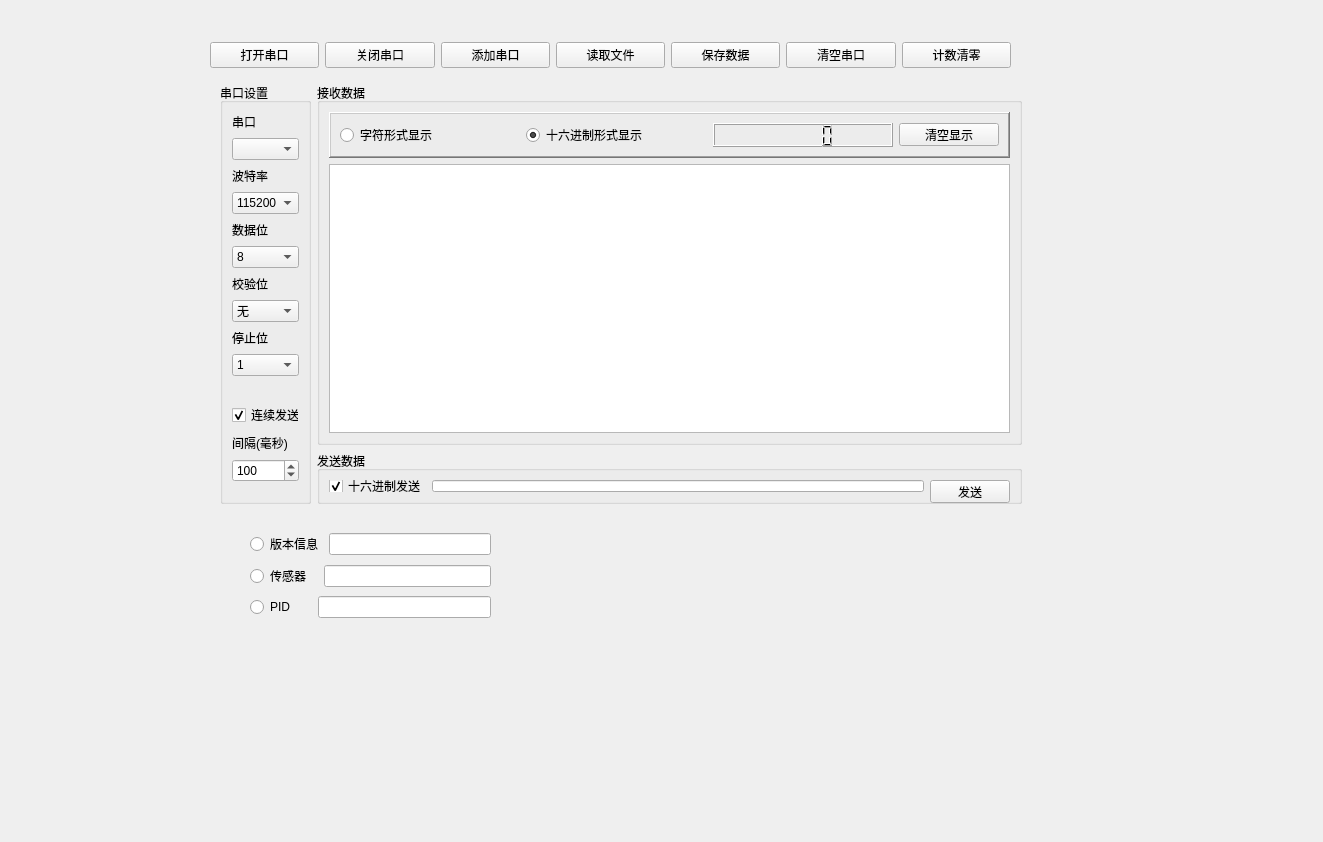
<?xml version="1.0" encoding="UTF-8"?>
<ui version="4.0">
 <class>SerialSet</class>
 <widget class="QWidget" name="SerialSet">
  <property name="geometry">
   <rect>
    <x>0</x>
    <y>0</y>
    <width>1323</width>
    <height>842</height>
   </rect>
  </property>
  <property name="windowTitle">
   <string>Form</string>
  </property>
  <widget class="QGroupBox" name="groupBox">
   <property name="geometry">
    <rect>
     <x>220</x>
     <y>83</y>
     <width>91</width>
     <height>421</height>
    </rect>
   </property>
   <property name="styleSheet">
    <string notr="true"/>
   </property>
   <property name="title">
    <string>串口设置</string>
   </property>
   <property name="flat">
    <bool>false</bool>
   </property>
   <layout class="QVBoxLayout" name="verticalLayout">
    <item>
     <widget class="QLabel" name="label">
      <property name="sizePolicy">
       <sizepolicy hsizetype="Preferred" vsizetype="Fixed">
        <horstretch>0</horstretch>
        <verstretch>0</verstretch>
       </sizepolicy>
      </property>
      <property name="text">
       <string>串口</string>
      </property>
     </widget>
    </item>
    <item>
     <widget class="QComboBox" name="portNameComboBox"/>
    </item>
    <item>
     <widget class="QLabel" name="label_2">
      <property name="sizePolicy">
       <sizepolicy hsizetype="Preferred" vsizetype="Fixed">
        <horstretch>0</horstretch>
        <verstretch>0</verstretch>
       </sizepolicy>
      </property>
      <property name="text">
       <string>波特率</string>
      </property>
     </widget>
    </item>
    <item>
     <widget class="QComboBox" name="baudRateComboBox">
      <property name="currentIndex">
       <number>0</number>
      </property>
      <item>
       <property name="text">
        <string>115200</string>
       </property>
      </item>
      <item>
       <property name="text">
        <string>56000</string>
       </property>
      </item>
      <item>
       <property name="text">
        <string>57600</string>
       </property>
      </item>
      <item>
       <property name="text">
        <string>76800</string>
       </property>
      </item>
      <item>
       <property name="text">
        <string>128000</string>
       </property>
      </item>
      <item>
       <property name="text">
        <string>256000</string>
       </property>
      </item>
     </widget>
    </item>
    <item>
     <widget class="QLabel" name="label_3">
      <property name="sizePolicy">
       <sizepolicy hsizetype="Preferred" vsizetype="Fixed">
        <horstretch>0</horstretch>
        <verstretch>0</verstretch>
       </sizepolicy>
      </property>
      <property name="text">
       <string>数据位</string>
      </property>
     </widget>
    </item>
    <item>
     <widget class="QComboBox" name="dataBitsComboBox">
      <property name="currentIndex">
       <number>3</number>
      </property>
      <item>
       <property name="text">
        <string>5</string>
       </property>
      </item>
      <item>
       <property name="text">
        <string>6</string>
       </property>
      </item>
      <item>
       <property name="text">
        <string>7</string>
       </property>
      </item>
      <item>
       <property name="text">
        <string>8</string>
       </property>
      </item>
     </widget>
    </item>
    <item>
     <widget class="QLabel" name="label_4">
      <property name="sizePolicy">
       <sizepolicy hsizetype="Preferred" vsizetype="Fixed">
        <horstretch>0</horstretch>
        <verstretch>0</verstretch>
       </sizepolicy>
      </property>
      <property name="text">
       <string>校验位</string>
      </property>
     </widget>
    </item>
    <item>
     <widget class="QComboBox" name="parityComboBox">
      <item>
       <property name="text">
        <string>无</string>
       </property>
      </item>
      <item>
       <property name="text">
        <string>奇</string>
       </property>
      </item>
      <item>
       <property name="text">
        <string>偶</string>
       </property>
      </item>
     </widget>
    </item>
    <item>
     <widget class="QLabel" name="label_5">
      <property name="sizePolicy">
       <sizepolicy hsizetype="Preferred" vsizetype="Fixed">
        <horstretch>0</horstretch>
        <verstretch>0</verstretch>
       </sizepolicy>
      </property>
      <property name="text">
       <string>停止位</string>
      </property>
     </widget>
    </item>
    <item>
     <widget class="QComboBox" name="stopBitsComboBox">
      <item>
       <property name="text">
        <string>1</string>
       </property>
      </item>
      <item>
       <property name="text">
        <string>1.5</string>
       </property>
      </item>
      <item>
       <property name="text">
        <string>2</string>
       </property>
      </item>
     </widget>
    </item>
    <item>
     <spacer name="verticalSpacer">
      <property name="orientation">
       <enum>Qt::Vertical</enum>
      </property>
      <property name="sizeType">
       <enum>QSizePolicy::Fixed</enum>
      </property>
      <property name="sizeHint" stdset="0">
       <size>
        <width>20</width>
        <height>20</height>
       </size>
      </property>
     </spacer>
    </item>
    <item>
     <widget class="QCheckBox" name="obocheckBox">
      <property name="text">
       <string>连续发送</string>
      </property>
      <property name="checkable">
       <bool>true</bool>
      </property>
      <property name="checked">
       <bool>true</bool>
      </property>
     </widget>
    </item>
    <item>
     <widget class="QLabel" name="label_6">
      <property name="sizePolicy">
       <sizepolicy hsizetype="Preferred" vsizetype="Fixed">
        <horstretch>0</horstretch>
        <verstretch>0</verstretch>
       </sizepolicy>
      </property>
      <property name="text">
       <string>间隔(毫秒)</string>
      </property>
     </widget>
    </item>
    <item>
     <widget class="QSpinBox" name="delayspinBox">
      <property name="minimum">
       <number>10</number>
      </property>
      <property name="maximum">
       <number>5000</number>
      </property>
      <property name="value">
       <number>100</number>
      </property>
     </widget>
    </item>
   </layout>
  </widget>
  <widget class="QGroupBox" name="groupBox_2">
   <property name="geometry">
    <rect>
     <x>317</x>
     <y>83</y>
     <width>705</width>
     <height>362</height>
    </rect>
   </property>
   <property name="styleSheet">
    <string notr="true"/>
   </property>
   <property name="title">
    <string>接收数据</string>
   </property>
   <property name="flat">
    <bool>true</bool>
   </property>
   <layout class="QVBoxLayout" name="verticalLayout_2">
    <item>
     <widget class="QFrame" name="frame_3">
      <property name="styleSheet">
       <string notr="true"/>
      </property>
      <property name="frameShape">
       <enum>QFrame::WinPanel</enum>
      </property>
      <property name="frameShadow">
       <enum>QFrame::Raised</enum>
      </property>
      <property name="lineWidth">
       <number>1</number>
      </property>
      <property name="midLineWidth">
       <number>0</number>
      </property>
      <layout class="QHBoxLayout" name="horizontalLayout">
       <item>
        <widget class="QRadioButton" name="ccradioButton">
         <property name="toolTip">
          <string>&lt;html&gt;&lt;head/&gt;&lt;body&gt;&lt;p&gt;以字符方式显示数据&lt;/p&gt;&lt;/body&gt;&lt;/html&gt;</string>
         </property>
         <property name="text">
          <string>字符形式显示</string>
         </property>
         <property name="checked">
          <bool>false</bool>
         </property>
        </widget>
       </item>
       <item>
        <widget class="QRadioButton" name="chradioButton">
         <property name="toolTip">
          <string>&lt;html&gt;&lt;head/&gt;&lt;body&gt;&lt;p&gt;以十六进制方式显示数据&lt;/p&gt;&lt;/body&gt;&lt;/html&gt;</string>
         </property>
         <property name="text">
          <string>十六进制形式显示</string>
         </property>
         <property name="checked">
          <bool>true</bool>
         </property>
        </widget>
       </item>
       <item>
        <widget class="QLCDNumber" name="recvbyteslcdNumber">
         <property name="sizePolicy">
          <sizepolicy hsizetype="Preferred" vsizetype="Minimum">
           <horstretch>0</horstretch>
           <verstretch>0</verstretch>
          </sizepolicy>
         </property>
         <property name="toolTip">
          <string>已接收字节数</string>
         </property>
         <property name="styleSheet">
          <string notr="true"/>
         </property>
        </widget>
       </item>
       <item>
        <widget class="QPushButton" name="clearUpBtn">
         <property name="minimumSize">
          <size>
           <width>0</width>
           <height>23</height>
          </size>
         </property>
         <property name="maximumSize">
          <size>
           <width>100</width>
           <height>23</height>
          </size>
         </property>
         <property name="text">
          <string>清空显示</string>
         </property>
         <property name="icon">
          <iconset resource="../images.qrc">
           <normaloff>:/images/edit-clear.png</normaloff>:/images/edit-clear.png</iconset>
         </property>
        </widget>
       </item>
      </layout>
     </widget>
    </item>
    <item>
     <widget class="QTextBrowser" name="textBrowser"/>
    </item>
   </layout>
  </widget>
  <widget class="QGroupBox" name="groupBox_4">
   <property name="geometry">
    <rect>
     <x>317</x>
     <y>451</y>
     <width>705</width>
     <height>53</height>
    </rect>
   </property>
   <property name="styleSheet">
    <string notr="true"/>
   </property>
   <property name="title">
    <string>发送数据</string>
   </property>
   <property name="flat">
    <bool>true</bool>
   </property>
   <layout class="QHBoxLayout" name="horizontalLayout_2">
    <item>
     <widget class="QCheckBox" name="sendAsHexcheckBox">
      <property name="enabled">
       <bool>true</bool>
      </property>
      <property name="toolTip">
       <string>&lt;html&gt;&lt;head/&gt;&lt;body&gt;&lt;p&gt;以十六进制方式发送数据（默认为字符方式）&lt;/p&gt;&lt;/body&gt;&lt;/html&gt;</string>
      </property>
      <property name="text">
       <string>十六进制发送</string>
      </property>
      <property name="checked">
       <bool>true</bool>
      </property>
     </widget>
    </item>
    <item>
     <widget class="QLineEdit" name="sendMsgLineEdit">
      <property name="maxLength">
       <number>10000</number>
      </property>
      <property name="dragEnabled">
       <bool>false</bool>
      </property>
     </widget>
    </item>
    <item>
     <widget class="QPushButton" name="sendmsgBtn">
      <property name="minimumSize">
       <size>
        <width>0</width>
        <height>23</height>
       </size>
      </property>
      <property name="maximumSize">
       <size>
        <width>100</width>
        <height>23</height>
       </size>
      </property>
      <property name="text">
       <string>发送</string>
      </property>
      <property name="icon">
       <iconset resource="../images.qrc">
        <normaloff>:/images/send.png</normaloff>:/images/send.png</iconset>
      </property>
      <property name="autoDefault">
       <bool>false</bool>
      </property>
      <property name="default">
       <bool>false</bool>
      </property>
     </widget>
    </item>
   </layout>
  </widget>
  <widget class="QWidget" name="layoutWidget">
   <property name="geometry">
    <rect>
     <x>210</x>
     <y>30</y>
     <width>801</width>
     <height>51</height>
    </rect>
   </property>
   <layout class="QHBoxLayout" name="horizontalLayout_4">
    <item>
     <widget class="QPushButton" name="OpenBtn">
      <property name="text">
       <string>打开串口</string>
      </property>
     </widget>
    </item>
    <item>
     <widget class="QPushButton" name="CloseBtn">
      <property name="text">
       <string>关闭串口</string>
      </property>
     </widget>
    </item>
    <item>
     <widget class="QPushButton" name="AddBtn">
      <property name="text">
       <string>添加串口</string>
      </property>
     </widget>
    </item>
    <item>
     <widget class="QPushButton" name="ReadFilesBtn">
      <property name="text">
       <string>读取文件</string>
      </property>
     </widget>
    </item>
    <item>
     <widget class="QPushButton" name="SaveDataBtn">
      <property name="text">
       <string>保存数据</string>
      </property>
     </widget>
    </item>
    <item>
     <widget class="QPushButton" name="ClearDataBtn">
      <property name="text">
       <string>清空串口</string>
      </property>
     </widget>
    </item>
    <item>
     <widget class="QPushButton" name="CountClearBtn">
      <property name="text">
       <string>计数清零</string>
      </property>
     </widget>
    </item>
   </layout>
  </widget>
  <widget class="QWidget" name="layoutWidget">
   <property name="geometry">
    <rect>
     <x>250</x>
     <y>530</y>
     <width>241</width>
     <height>91</height>
    </rect>
   </property>
   <layout class="QVBoxLayout" name="verticalLayout_3">
    <item>
     <layout class="QHBoxLayout" name="horizontalLayout_3">
      <item>
       <widget class="QRadioButton" name="Cmd_Ver_Btn">
        <property name="text">
         <string>版本信息</string>
        </property>
       </widget>
      </item>
      <item>
       <widget class="QLineEdit" name="CmdTab_Version"/>
      </item>
     </layout>
    </item>
    <item>
     <layout class="QHBoxLayout" name="horizontalLayout_5">
      <item>
       <widget class="QRadioButton" name="Cmd_IMU_Btn">
        <property name="text">
         <string>传感器  </string>
        </property>
       </widget>
      </item>
      <item>
       <widget class="QLineEdit" name="CmdTab_IMU"/>
      </item>
     </layout>
    </item>
    <item>
     <layout class="QHBoxLayout" name="horizontalLayout_6">
      <item>
       <widget class="QRadioButton" name="Cmd_PID_Btn">
        <property name="text">
         <string>PID     </string>
        </property>
       </widget>
      </item>
      <item>
       <widget class="QLineEdit" name="CmdTab_PID"/>
      </item>
     </layout>
    </item>
   </layout>
  </widget>
 </widget>
 <resources>
  <include location="../images.qrc"/>
 </resources>
 <connections/>
</ui>
